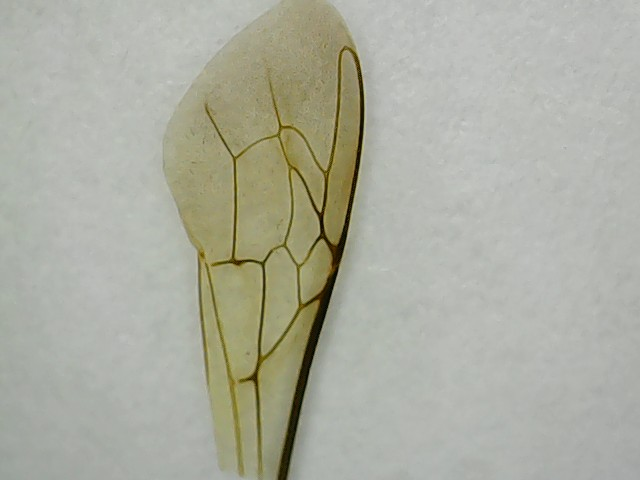
%> input picture MUESTRAS/abejaMiel1.jpg, 640 x 480 px; its folder holds only this picture in this run
$ octave main.m   (GNU Octave 9; MATLAB toolbox functions it lacks are replaced by stand-ins)
%> lines starting %> are read from the running program, lines starting %| are printed output that depends on the picture; in (x1, y1, x2, y2) boxes, pixels count from 0 and x2, y2 are one past the last pixel; in counts of white or black regions, pixels touching at a corner belong together; the program's own positions count from 1
### extraerCaracteristicas.m
function caracteristicas = extraerCaracteristicas(imagen)

  % Carga librería para poder trabajar con procesamiento de imagenes (imread, imsize...etc)
  pkg load image

  % Si la imagen esta a color (3 canales) la convertimos a escala de grises, esto
  % simplifica el análisis
  if(size(imagen,3)==3)
    imagen = rgb2gray(imagen);
  endif

  % Convertir a double para poder trabajar mejor con sus valores
  imagen = double(imagen);

  % CARACTERISTICA 1: calcula el promedio de todos los elementos de la matriz
  % para poder definir que tan clara u obscura es. Alto valor = claro, bajo = oscuro
  mediaIntensidad = mean(imagen(:));

  % CARACTERISTICA 2: Esto define que tanto varían los pixeles (desviación estandar),
  % para saber que tanto contraste tiene una imagen
  desviacion = std(imagen(:));

  % CARACTERÍSTICA 3: Edge detecta bordes, al final obtenemos la cantidad total de bordes
  % que hay para poder distinguir por ejemplo entre alas con muchas lineas o pocas lineas
  bordes = edge(uint8(imagen), 'canny');
  cantidadBordes = sum(bordes(:));

  % La entriopia mide que tan desordenada o compleja es una imagen, cantidad de info visual
  % (muchas texturas, tonos, patrones)
  entropiaImagen = entropy(uint8(imagen));

  % Vector final con las 4 características
  caracteristicas = [mediaIntensidad desviacion cantidadBordes entropiaImagen];

endfunction

### entrenarEM.m
function [mu, varianza] = entrenarEM(datos)
  rho = 0.95; %El rho nos ayuda a decidir que tanto valor va a tener el resultado
  % pasado y el nuevo resultado. Con rho 99 le da el 95% del valor al pasado y 5 al promedio

  confianza = 200; %Que tan flexible es el grupo, si la distancia es menor a 200
  % es parte del grupo, si no, se crea un nuevo grupo. Podemos ajustar la confianza para
  % modificar la cantidad de grupos que se van a crear, mientras mas confianza menos grupos

  % Creamos los grupos de mu y varianza
  mu = [];
  varianza = [];

  for i=1:size(datos,1) % Recorre la cantidad de filas (cantidad de imagenes)

    muestra = datos(i,:); % Tomamos los datos de todas las columnas de una fila

    D = zeros(size(mu,1),1); %Creamos una matriz de (filas en mu) * 1 para guardar la
    % distancia que cada imagen tiene con cada grupo

    for j=1:size(mu,1) % Recorre todos los grupos que se han generado

      distancia = 0;

      for k=1:size(datos,2) %Recorre la cantidad de columnas de cada imagen (caracteristicas)
        distancia += ((muestra(k)-mu(j,k))^2) / varianza(j,k);
        % tomamos la muestra k la restamos al promedio que hay en mu y elevamos la cantidad
        % al cuadrado para evitar negativos y castigar distancias grandes y dividimos entre la varianza

      endfor

      D(j) = distancia; %Guardamos distancias

    endfor

    Dc = D <= confianza; % Generamos un vector de booleanos para ver que grupos cumplen

    if(sum(Dc)==0) %Si ningun grupo acepto la imagen

      mu = [mu; muestra]; %Se crea un nuevo grupo
      varianza = [varianza; ones(1,size(datos,2))*10];
      % Creamos el valor de la varianza de ese grupo

    else %Si pertenece a un grupo

      for j=1:size(Dc,1) %Se recorren todos los grupos

        if(Dc(j)==1) %Si acepta la imagen

          for k=1:size(datos,2)  %Por cada característica

            mu(j,k) = rho*mu(j,k) + (1-rho)*muestra(k); %Actualizamos el promedio

            varianza(j,k) = rho*varianza(j,k) + (1-rho)*(mu(j,k)-muestra(k))^2;
            %Si la imagen es muy diferente aumenta la varianza, si no lo es, disminuye

          endfor

        endif

      endfor

    endif

  endfor

endfunction

### clasificarImagen.m
function grupo = clasificarImagen(caracteristicas, mu, varianza)
  %Le damos los datos de la imagen y de cada grupo con sus centros y varianzas

  confianza = 200; %Limite máximo permitido de distancia, si lo sobrepasa, no pertenece

  D = zeros(size(mu,1),1); %Crea un vector para guardar distancias con cada grupo

  for j=1:size(mu,1) % Recorremos cada grupo

    distancia = 0;

    for k=1:size(caracteristicas,2) %Recorremos cada caracteristica

      distancia += ((caracteristicas(k)-mu(j,k))^2) / varianza(j,k);
      %Diferencia de la imagen con el grupo

    endfor

    D(j) = distancia; %Guardamos la distancia total con el grupo

  endfor

  [valorMinimo, indice] = min(D); %Dentro de un arreglo min nos da el valor minimo
  % y el indice que lo identifica

  if(valorMinimo <= confianza) % Si el grupo al que mas se acerca no sobrepasa el
  % nivel de confianza, entonces lo acepta dentro del grupo
    grupo = indice;
  else
    grupo = -1; %Si todos los grupos sobrepasan el nivel de confianza no esta dentro de ninguno
  endif

endfunction

### main.m
% Limpiar consola, cerrar ventanas, imagenes, gráficas, variables anteriores
clc
close all
clear all

fprintf('EMPEZAMOS\n');
disp('=================================');

% Carga librería para poder trabajar con procesamiento de imagenes (imread, imsize...etc)
pkg load image

% Obtener todas las imagenes
archivos = dir('MUESTRAS/*.jpg');

baseDatos = []; % Se guardan las características numéricas de las imagenes
nombresImagenes = {}; % Se guardan los nombres de las imagenes

% Recorremos todas las imágenes
for i=1:length(archivos)

  nombre = archivos(i).name; % Guardamos el nombre

  ruta = strcat('MUESTRAS/', nombre); % Obtenemos la ruta

  imagen = imread(ruta); % Cargamos la imagen como matríz de números
%> imagen is the input picture: size 480x640x3 uint8; mean R, G, B 172.1, 173.4, 160.3

  imagen = imresize(imagen,0.1); % Reducimos la calidad de la imagen
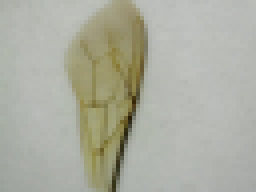
%> imagen: size 48x64x3 uint8 (shown 4 times larger); mean R, G, B 172.1, 173.4, 160.3
  % para mejorarla despues con interpolacion

  imagenInterpolada = imresize(imagen, 2, 'bicubic');
  % Tenemos archivos bicubica.m y bicubicaEscala.m, Fer los trabajó, es interpolación
  % bicubica desde cero. Para la demostración con el profe estoy usando la interpolación
  % que nos da imresize porque es mas optima y tarda mucho menos, pero hay que presentar la de
  % fer para explicar el concepto de interpolación bicubica

  % ======================================================================================
  % PRIMER CÓDIGO: EXTRAERCARATERISTICAS.M
  % ======================================================================================
  caracteristicas = extraerCaracteristicas(imagenInterpolada);
%> in extraerCaracteristicas, `imagen = rgb2gray(imagen);`:
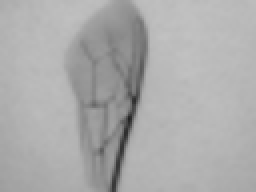
%> imagen: size 96x128 uint8 (shown 2 times larger); min 33, max 193, mean 171.6
%> in extraerCaracteristicas, `mediaIntensidad = mean(imagen(:));`: mediaIntensidad = 171.6
%> in extraerCaracteristicas, `desviacion = std(imagen(:));`: desviacion = 21.36
%> in extraerCaracteristicas, `bordes = edge(uint8(imagen), 'canny');`:
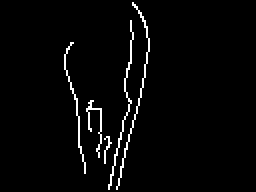
%> bordes: size 96x128 logical (shown 2 times larger); 2.7% white in thin lines or dots, all inside (x1, y1, x2, y2) = (32, 1, 75, 95)
%> in extraerCaracteristicas, `cantidadBordes = sum(bordes(:));`: cantidadBordes = 335
%> in extraerCaracteristicas, `entropiaImagen = entropy(uint8(imagen));`: entropiaImagen = 5.62
%> in extraerCaracteristicas, `caracteristicas = [mediaIntensidad desviacion cantidadBordes entropiaI..`: caracteristicas = [171.6 21.36 335 5.62]
%> caracteristicas = [171.6 21.36 335 5.62]
  %Creamos un arreglo con las cuatro características que estamos extrallendo
  %media=brillo promedio, desviación=contraste, bordes=cantidadDeBordes, entripía=complejidad

  fprintf('Caracteristicas imagen: ');
  disp(i);
  disp(caracteristicas);
%|    171.5681    21.3613   335.0000     5.6164

  % Guardar características de las imagenes (las apilamos en filas)
  baseDatos = [baseDatos; caracteristicas];
%> baseDatos = [171.6 21.36 335 5.62]

  % Guardar nombre imagen
  nombresImagenes{i} = nombre;

endfor

disp('=================================');
disp('ENTRENANDO CLASIFICADOR EM');
disp('=================================');
% ======================================================================================
% SEGUNDO CODIGO: ENTRENAREM.M
% ======================================================================================
[mu, varianza] = entrenarEM(baseDatos);
%> the loop in entrenarEM, `for i=1:size(datos,1)` made 1 pass
%> after the loop in entrenarEM, `for i=1:size(datos,1)`: varianza = [10 10 10 10]
%> mu = [171.6 21.36 335 5.62]; varianza = [10 10 10 10]
% Se crean clusteres (grupos con valores parecidos)
% mu hace los "centros" (promedio) de cada grupo
% varianza mide que tanto varían las imagenes

for i=1:size(mu,1) %el ciclo va a ser de la cantidad del numero de filas en mu (grupos)

  fprintf('\nGRUPO %d\n', i);

  fprintf('Media Intensidad : %.2f\n', mu(i,1)); % (FILA,COLUMNA)
  fprintf('Desviacion       : %.2f\n', mu(i,2));
  fprintf('Cantidad Bordes  : %.2f\n', mu(i,3));
  fprintf('Entropia         : %.2f\n', mu(i,4));

endfor
%> this loop made 1 pass
%| Media Intensidad : 171.57
%| Desviacion       : 21.36
%| Cantidad Bordes  : 335.00
%| Entropia         : 5.62

disp('\n=================================');
disp('CLASIFICACION DE IMAGENES');
disp('=================================');

for i=1:size(baseDatos,1) %Cantidad de filas de la base de datos (todas las imagenes)
  % ======================================================================================
  % TERCER CODIGO: ENTRENAREM.M
  % ======================================================================================
  grupo = clasificarImagen(baseDatos(i,:), mu, varianza);
  % Le pasamos la fila i, todas sus columnas, todos los grupos del mu, que tan flexible
  % es cada grupo, asi sabe cuando permitir imagenes

  fprintf('%s ---> GRUPO %d\n', nombresImagenes{i}, grupo);

endfor
%> this loop made 1 pass
%> grupo on pass 1: 1
%| abejaMiel1.jpg ---> GRUPO 1

disp('\n=================================');
disp('PRUEBA CON NUEVA IMAGEN');
disp('=================================');

% Le el nombre ruta de la imagen a probar
rutaNueva = 'abejaMiel4.jpg';

if(exist(rutaNueva, 'file'))

  nueva = imread(rutaNueva);
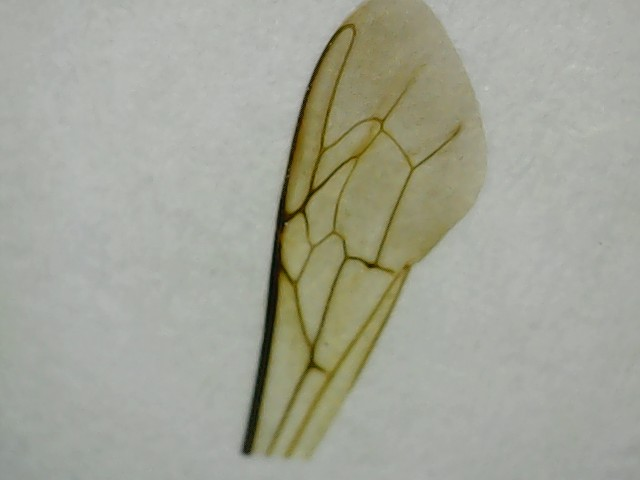
%> input picture abejaMiel4.jpg, 640 x 480 px
%> nueva is the input picture: size 480x640x3 uint8; mean R, G, B 162.9, 164.5, 151.4

  nueva = imresize(nueva,0.1);
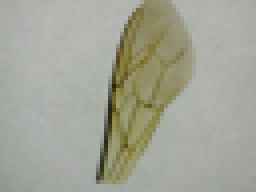
%> nueva: size 48x64x3 uint8 (shown 4 times larger); mean R, G, B 162.9, 164.5, 151.4

  nuevaInterpolada = imresize(nueva,2,'bicubic');

  caracteristicasNueva = extraerCaracteristicas(nuevaInterpolada);
%> in extraerCaracteristicas (call 2), `imagen = rgb2gray(imagen);`:
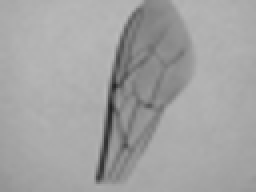
%> imagen: size 96x128 uint8 (shown 2 times larger); min 34, max 187, mean 162.6
%> in extraerCaracteristicas (call 2), `mediaIntensidad = mean(imagen(:));`: mediaIntensidad = 162.6
%> in extraerCaracteristicas (call 2), `desviacion = std(imagen(:));`: desviacion = 20.7
%> in extraerCaracteristicas (call 2), `bordes = edge(uint8(imagen), 'canny');`:
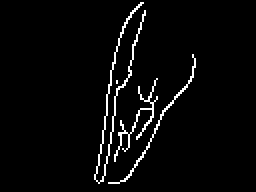
%> bordes: size 96x128 logical (shown 2 times larger); 3.4% white in thin lines or dots, all inside (x1, y1, x2, y2) = (47, 1, 98, 92)
%> in extraerCaracteristicas (call 2), `cantidadBordes = sum(bordes(:));`: cantidadBordes = 414
%> in extraerCaracteristicas (call 2), `entropiaImagen = entropy(uint8(imagen));`: entropiaImagen = 5.61
%> in extraerCaracteristicas (call 2), `caracteristicas = [mediaIntensidad desviacion cantidadBordes entropiaI..`: caracteristicas = [162.6 20.7 414 5.61]
%> caracteristicasNueva = [162.6 20.7 414 5.61]
  fprintf('Caracteristicas imagen: \n');
  disp(caracteristicasNueva);
%|    162.5920    20.6964   414.0000     5.6060

  grupoNuevo = clasificarImagen(caracteristicasNueva, mu, varianza);
%> grupoNuevo = -1

  fprintf('\nResultado:\n');

  if(grupoNuevo == -1)

    disp('La imagen NO pertenece a ningun grupo conocido');

  else

    fprintf('La imagen pertenece al GRUPO %d\n', grupoNuevo);
    fprintf('\nGRUPO %d\n', grupoNuevo);

    fprintf('Media Intensidad : %.2f\n', mu(grupoNuevo,1));
    fprintf('Desviacion       : %.2f\n', mu(grupoNuevo,2));
    fprintf('Cantidad Bordes  : %.2f\n', mu(grupoNuevo,3));
    fprintf('Entropia         : %.2f\n', mu(grupoNuevo,4));

  endif

else

  disp('No existe prueba.jpg');

endif
